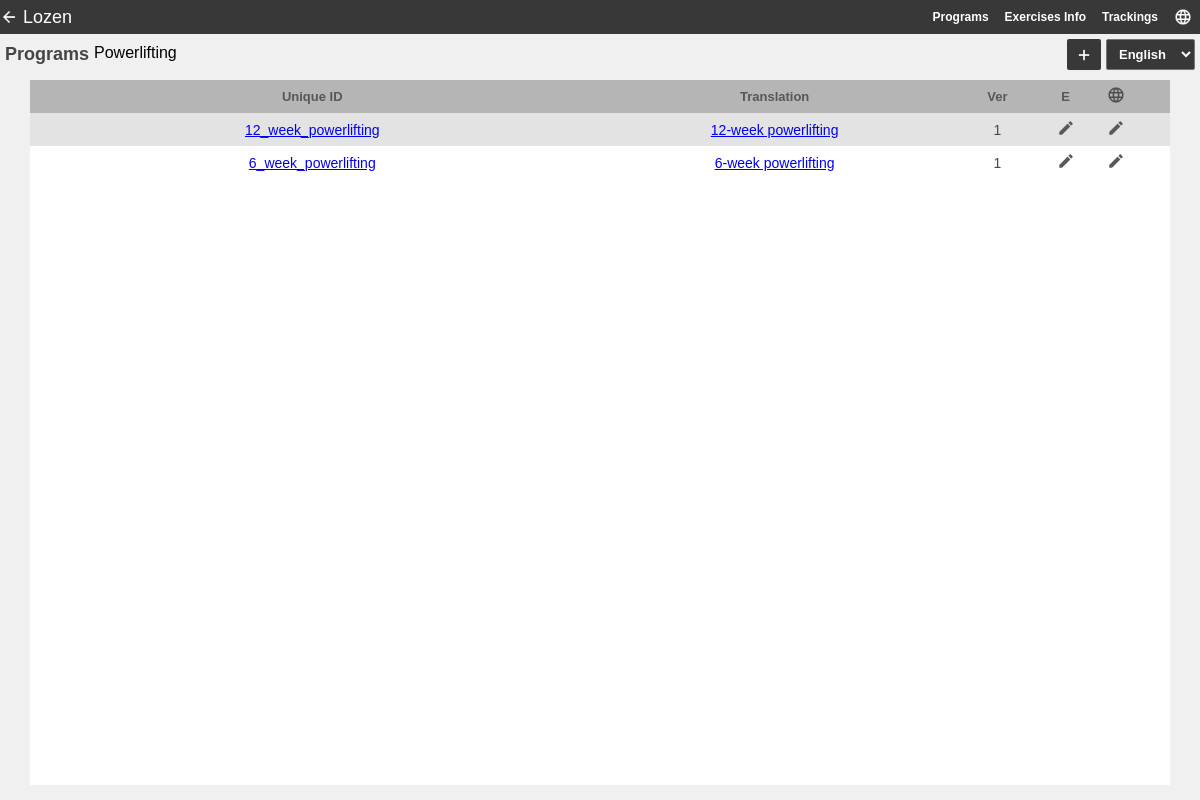
The app's page /programs/list?training_id=1&language_id=1 with its own data.
### trainings/models.py (models this page shows)
class Training(models.Model):
  title = models.CharField(max_length=32)
  version = models.PositiveSmallIntegerField()

### programs/models.py (models this page shows)
class Program(models.Model):
  training = models.ForeignKey(Training, on_delete=models.CASCADE)
  unique_id = models.CharField(max_length=32, unique=True, blank=False, null=False)
  version = models.PositiveSmallIntegerField()

### programs_translations/models.py (models this page shows)
class ProgramTranslation(models.Model):
  program = models.ForeignKey(Program, on_delete=models.CASCADE)
  language = models.ForeignKey(Language, on_delete=models.CASCADE, blank=False, null=False)
  title = models.CharField(max_length=32, blank=True, null=True)
  description = models.TextField(blank=True, null=True)
  must_know = models.TextField(blank=True, null=True)
  requirements = models.TextField(blank=True, null=True)
  version = models.PositiveSmallIntegerField()
  class Meta:
    unique_together = ('program','language',)

### programs/views.py (the view)
# urls.py: path('list?training_id=<int:training_id>&language_id=<int:language_id>',views.program_list_view, name='list'),
def program_list_view(request, training_id, language_id):
    url_back = reverse_lazy('trainings:list')
    if not Language.objects.exists():
        message = 'You need to add at least one Language'
        messages.error(request, message)
        return redirect(url_back)
    last_version = Tracking.get_last_version()
    l_program_translation = []
    programs = Program.objects.filter(training_id=training_id)
    for program in programs:
        query = ProgramTranslation.objects.filter(program_id=program.id, language_id=language_id)
        if query.exists():
            program_translation = query.first()
        else:
            program_translation = ProgramTranslation(program_id=program.id, language_id=language_id, version=last_version)
            program_translation.save()
        l_program_translation.append(program_translation)
    l_program = zip(programs, l_program_translation)
    context = dict(
        training=Training.objects.get(id=training_id),
        language=Language.objects.get(id=language_id),
        list_program=l_program,
        language_widget=LanguageForm.get_language_widget(language_id),
        url_back=url_back
    )
    return render(request, 'programs/list.html', context)

### languages/forms.py (called while the page is built)
  @classmethod
  def get_language_widget(cls, language_id):
    l_language = Language.objects.all().values_list('id', flat=True)
    language_widget = LanguageForm().fields['id'].widget
    language_widget.value = language_id
    language_widget.choices = [ (k,v) for k,v in language_widget.choices if k in l_language ]
    return language_widget

### trackings/models.py (called while the page is built)
  @classmethod
  def get_last_version(cls):
    if cls.objects.exists():
      tracking = cls.objects.latest('version')
      if tracking.state == False:
        return tracking.version
    return -1

### programs/templates/programs/list.html (shortened to what this page needs)
{% extends 'base.html' %}
{% load static %}
{% block links %}
  <link rel="stylesheet" href="{% static 'css/table.css' %}">
  <link rel="stylesheet" href="{% static 'css/icons.css' %}">
{% endblock %}
{% block btn_back %}
  <a class="icon ic-back" href="{{url_back}}"></a>
{% endblock %}
{% block content %}
  <header>
    <div class="header-group wrap">
      <p class="header-title">Programs</p>
      <p class="header-subtitle">{{training.title}} </p>
    </div>
    <div class="header-group">
      <a id="ic-add" class="icon-link" href="{% url 'programs:create' training.id %}"><i class="icon ic-add"></i></a>
      {% include 'select-widget.html' with id="language_selector" widget=language_widget %}
    </div>
  </header>
  <div class="table-container">
    <table>
      <thead>
        <tr>
          <th style="min-width:200px">Unique ID</th>
          <th med>Translation</th>
          <th med>Ver</th>
          <th min>E</th>
          <th min><i class="icon ic-language"></i></th>
          <th min></th>
        </tr>
      </thead>
      <tbody>
        {% for program, program_translation in list_program %}
          <tr>
            <td><a href="{% url 'programs:detail' pk=program.id %}">{{program.unique_id}}</a></td>
            <td><a href="{% url 'programs_translations:detail' program.id language.id %}">{{program_translation.title|default:"Undefined"}}</a></td>
            <td>{{program.version}}</td>
            <td><a class="icon ic-edit"  href="{% url 'programs:update' pk=program.id %}"></a></td>
            <td><a class="icon ic-edit"  href="{% url 'programs_translations:update' program_translation.id language.id %}"></a></td>
            <td>
            </td>
          </tr>
        {% endfor %}
      </tbody>
    </table>
  </div>
{% endblock %}

### staticfiles/css/base.css (style rules this page uses)
* { margin:0; padding:0; box-sizing: border-box; font-family: Arial, Helvetica, sans-serif; }
:root { --black-mate: #393838; }
body { height: 100vh; display: flex; flex-direction: column; overflow-y: hidden; }
.nav-group a, .nav-group div { display: flex; flex-direction: column; justify-content: center; }
.btn-link, .icon-link { background-color: var(--black-mate); text-decoration: none; color: white; border-radius: 2px; cursor: pointer; font-size: 13px; font-weight: bold; padding: 6px 8px 6px 8px; }
.icon-link { display: flex; flex-direction: row; justify-content: center; align-items: center; align-self: stretch; }

### staticfiles/css/table.css (style rules this page uses)
header { width: 100%; display: flex; flex-direction: row; align-items: center; justify-content: space-between; padding: 5px 5px 0px 5px; }
.header-title { font-size: 18px; font-weight: bold; color: rgb(69, 69, 69); }
.header-group { display: flex; flex-direction: row; align-items: stretch; gap: 5px; }
.table-container { width: 95%; flex-grow: 1; background-color: white; align-self: center; overflow-x: auto; margin-bottom: 10px; padding-bottom: 100px; }
table { width: 100%; border-collapse: collapse; }
th, td { text-align: center; min-width: 5px; }
th { font-size: 13px; padding: 6px 5px 6px 5px; color: rgb(87, 87, 87); }
td { font-size: 14px; padding-top: 6px; padding-bottom: 6px; color: rgb(75, 74, 74); }
thead tr { background-color: rgb(181, 181, 181); }
tbody tr:nth-child(odd) { background-color: rgb(227, 227, 227); }
th[min] { max-width: 10px; }
th[med] { max-width: 60px; }
.ic-edit { width: 18px; height: 18px; }

### programs/templates/programs/list.html (style rules this page uses)
th .ic-language { filter: invert(0.7) !important; }

### records on screen
Training: title "Powerlifting"
Program: unique_id "12_week_powerlifting", title "12-week powerlifting", version "1"
Program: unique_id "6_week_powerlifting", title "6-week powerlifting", version "1"

### other values on screen
form field language_selector "English"
